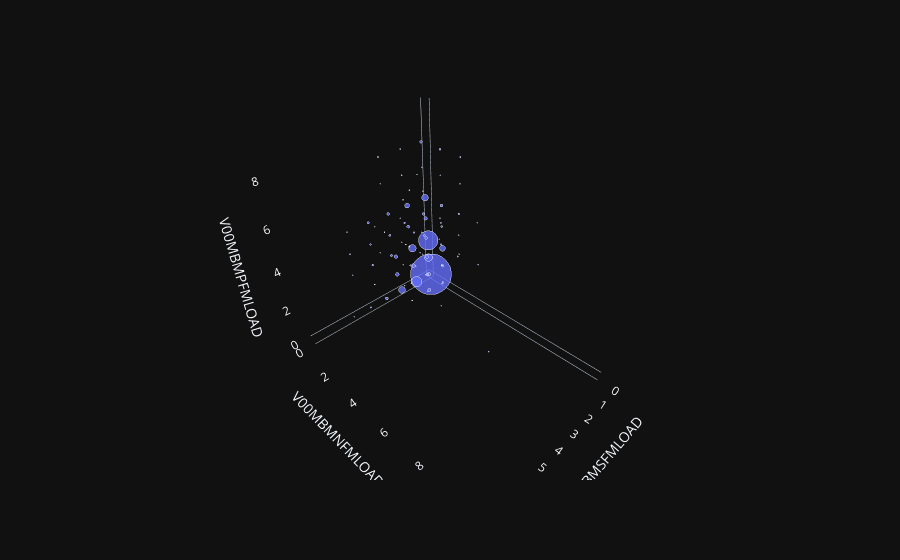

The code cell stored with this chart in its notebook:
### Markdown cell above
### V00MBMSFMLOAD vs V00MBMNFMLOAD vs V00MBMPFMLOAD
This 3D-plot displays the scatter between each BML-load 'component', where frequency of observation is represented as the size of the data point.

### Code cell
import pandas as pd
from modules.plot_moaks_data import plot_moaks_data
from scripts.mbm.mbm_load_relationships import v00_moaks_shared_mbm_load
pd.options.mode.chained_assignment = None

moaks_3d_scatter = plot_moaks_data(v00_moaks_shared_mbm_load)
moaks_3d_scatter.show()

### Figure 1 — Plotly figure (JSON) as saved in the notebook; plotly's stock layout.template omitted (floating-point values rounded to 4 significant figures)
{"data": [{"hovertemplate": "V00MBMSFMLOAD=%{x}<br>V00MBMNFMLOAD=%{y}<br>V00MBMPFMLOAD=%{z}<br>count=%{marker.size}<extra></extra>", "legendgroup": "", "marker": {"color": "#636efa", "opacity": 0.8, "size": [1939, 122, 1, 3, 11, 14, 67, 432, 3, 7, 38, 2, 52, 18, 63, 2, 1, 9, 14, 8, 13, 50, 2, 1, 4, 9, 1, 3, 1, 10, 15, 14, 1, 1, 2, 2, 10, 26, 1, 4, 8, 1, 1, 8, 1, 3, 2, 1, 4, 1, 1, 2, 1, 2, 1, 6, 5, 9, 1, 3, 2, 2, 2, 1, 1, 1, 1, 1, 1, 3, 3, 5, 1, 1, 2, 1, 1, 1, 1, 1, 1, 1, 1, 2, 1, 1, 1], "sizemode": "area", "sizeref": 1.212, "symbol": "circle"}, "mode": "markers", "name": "", "scene": "scene", "showlegend": false, "x": [0.0, 1.0, 1.0, 1.0, 1.0, 1.0, 1.0, 1.0, 1.0, 1.0, 1.0, 1.0, 2.0, 2.0, 2.0, 2.0, 2.0, 2.0, 2.0, 2.0, 2.0, 2.0, 2.0, 2.0, 2.0, 2.0, 2.0, 2.0, 2.0, 3.0, 3.0, 3.0, 3.0, 3.0, 3.0, 3.0, 3.0, 3.0, 3.0, 3.0, 3.0, 3.0, 3.0, 3.0, 3.0, 3.0, 3.0, 3.0, 3.0, 3.0, 3.0, 3.0, 3.0, 4.0, 4.0, 4.0, 4.0, 4.0, 4.0, 4.0, 4.0, 4.0, 4.0, 4.0, 4.0, 4.0, 4.0, 5.0, 5.0, 5.0, 5.0, 5.0, 5.0, 5.0, 5.0, 5.0, 5.0, 5.0, 5.0, 5.0, 5.0, 5.0, 6.0, 6.0, 6.0, 6.0, 7.0], "y": [0.0, 0.0, 0.0, 0.0, 1.0, 1.0, 1.0, 1.0, 2.0, 2.0, 2.0, 3.0, 0.0, 1.0, 1.0, 1.0, 2.0, 2.0, 2.0, 2.0, 2.0, 2.0, 3.0, 3.0, 3.0, 3.0, 4.0, 4.0, 5.0, 0.0, 1.0, 1.0, 2.0, 2.0, 2.0, 2.0, 2.0, 2.0, 3.0, 3.0, 3.0, 3.0, 3.0, 3.0, 4.0, 4.0, 4.0, 4.0, 4.0, 5.0, 5.0, 5.0, 6.0, 0.0, 1.0, 2.0, 2.0, 2.0, 3.0, 3.0, 3.0, 3.0, 3.0, 4.0, 4.0, 5.0, 5.0, 0.0, 2.0, 2.0, 2.0, 2.0, 3.0, 3.0, 3.0, 4.0, 4.0, 4.0, 4.0, 5.0, 5.0, 6.0, 2.0, 2.0, 2.0, 4.0, 10.0], "z": [0.0, 0.0, 1.0, 3.0, 0.0, 1.0, 2.0, 3.0, 1.0, 2.0, 3.0, 3.0, 0.0, 2.0, 3.0, 6.0, 1.0, 2.0, 3.0, 4.0, 5.0, 6.0, 2.0, 3.0, 5.0, 6.0, 5.0, 6.0, 6.0, 0.0, 2.0, 3.0, 1.0, 2.0, 3.0, 4.0, 5.0, 6.0, 3.0, 5.0, 6.0, 7.0, 8.0, 9.0, 4.0, 5.0, 6.0, 8.0, 9.0, 5.0, 8.0, 9.0, 5.0, 0.0, 5.0, 4.0, 5.0, 6.0, 5.0, 6.0, 7.0, 8.0, 9.0, 5.0, 6.0, 3.0, 7.0, 0.0, 3.0, 4.0, 5.0, 6.0, 6.0, 8.0, 9.0, 4.0, 5.0, 6.0, 7.0, 6.0, 9.0, 7.0, 4.0, 5.0, 6.0, 6.0, 6.0], "type": "scatter3d"}], "layout": {"scene": {"domain": {"x": [0.0, 1.0], "y": [0.0, 1.0]}, "xaxis": {"title": {"text": "V00MBMSFMLOAD"}, "showgrid": false}, "yaxis": {"title": {"text": "V00MBMNFMLOAD"}, "showgrid": false}, "zaxis": {"title": {"text": "V00MBMPFMLOAD"}, "showgrid": false}}, "legend": {"tracegroupgap": 0, "itemsizing": "constant"}, "margin": {"t": 60}}}
